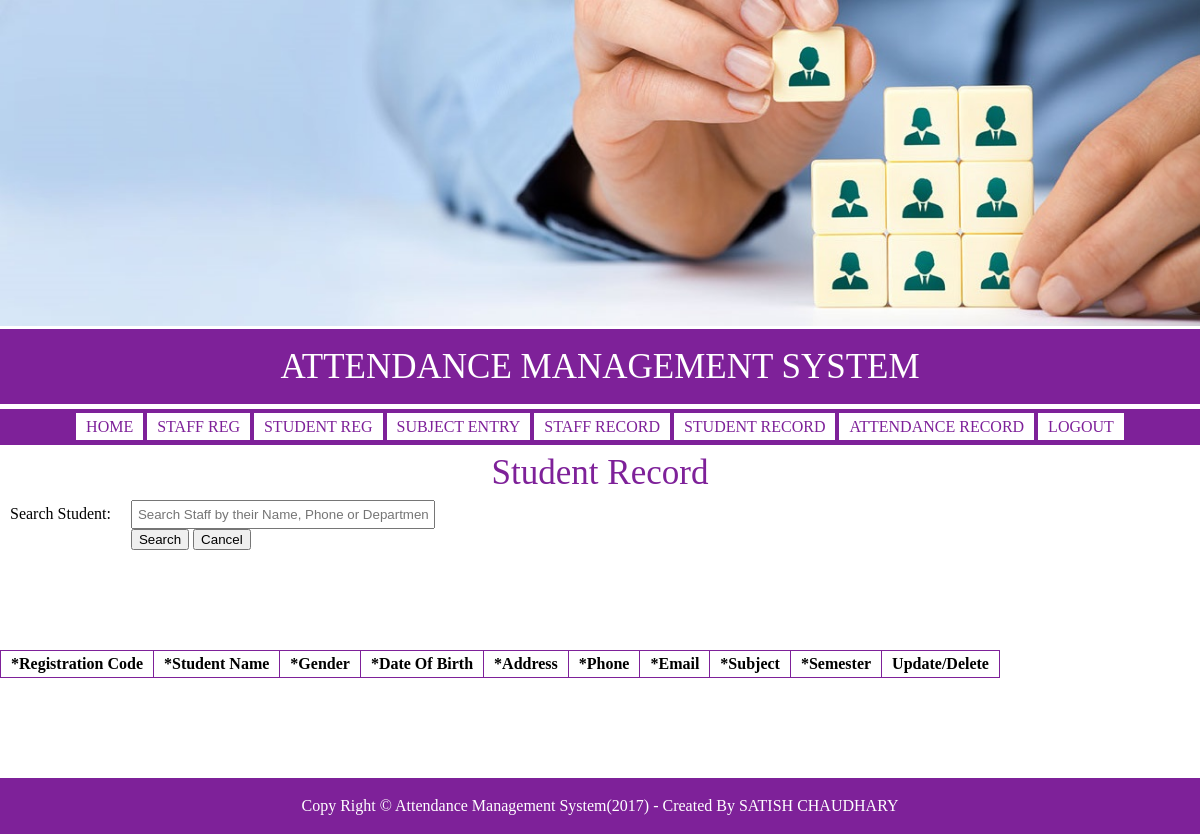
The page /studentRecord.php on the database as committed earlier.
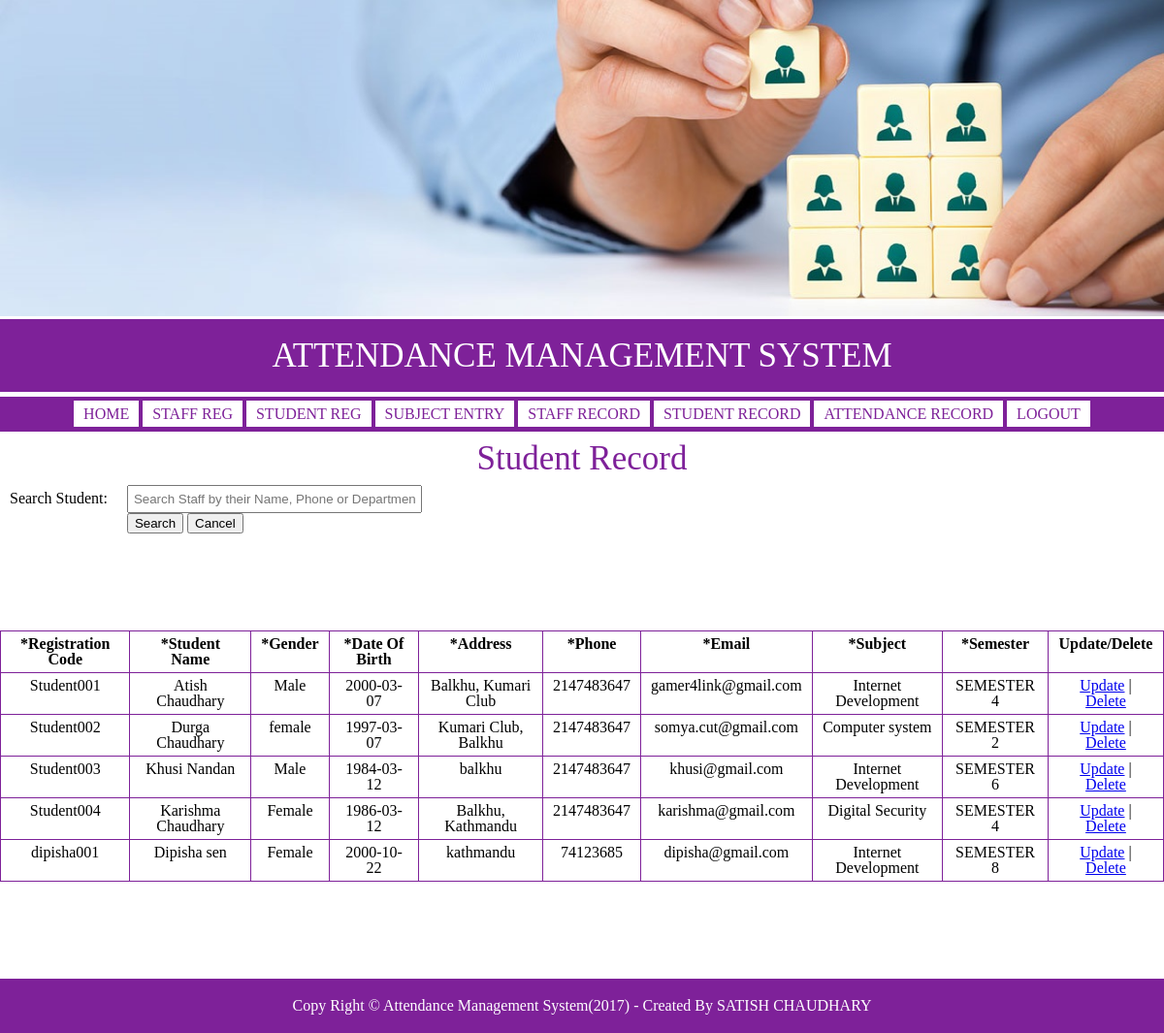
The same page on the database as committed later.
### tables this page shows
CREATE TABLE `student_tbl` (
  `student_id` int(11) NOT NULL,
  `subject_id` int(11) NOT NULL,
  `registration_code` varchar(255) NOT NULL,
  `fname` varchar(255) NOT NULL,
  `lname` varchar(255) NOT NULL,
  `gender` varchar(255) NOT NULL,
  `dob` date NOT NULL,
  `address` text NOT NULL,
  `phone` int(11) NOT NULL,
  `email` varchar(255) NOT NULL,
  `semester` varchar(255) NOT NULL
);

CREATE TABLE `subject_tbl` (
  `subject_id` int(11) NOT NULL,
  `d_id` int(11) NOT NULL,
  `sem_id` int(11) NOT NULL,
  `subject_name` varchar(255) NOT NULL
);

### classes/class.user.php (called while the page is built, shortened)
<?php
class USER{
	private $conn;
	public function __construct()
    {
        $database = new Database();
        $db = $database->dbConn();
        $this->conn = $db;
    }
	public function runQuery($sql){
		$stmt = $this->conn->prepare($sql);
		return $stmt;
	}
}
?>

### studentRecord.php (the view, shortened to what this page needs)
<?php
include_once 'include/adminheader.php';
?>
	<section class="body">
		<div class="form-container">
			<h1>student record</h1>
			<?php
            require_once 'classes/class.user.php';
            $user=new USER;
			?>
			<table align="center">
				<form method="post" action="">
					<tr>
						<td>Search Student:</td>
						<td>
							<input type="text" style="width:290px; padding: 5px;" name="code" placeholder="Search Staff by their Name, Phone or Department">
						</td>
					</tr>
					<tr>
						<td></td>
						<td><input type="submit" name="submit" value="Search" />
						<input type="reset" name="reset" value="Cancel" /></td>
					</tr>
				</form>
			</table>
		</div>
		<div class="container">
				<table align="center">
					<tr style="font-weight: bold;">
						<td>*Registration Code</td>
						<td>*Student Name</td>
						<td>*Gender</td>
						<td>*Date Of Birth</td>
						<td>*Address</td>
						<td>*Phone</td>
						<td>*Email</td>
						<td>*Subject</td>
						<td>*Semester</td>
						<td>Update/Delete</td>
					</tr>
					<?php
						if (isset($_POST['search'])) {
	    					$search = $_POST['code'];
	    					try{
				                $result=$user->runQuery("SELECT subject_tbl.subject_name, student_tbl.student_id, student_tbl.registration_code, student_tbl.fname, student_tbl.lname, student_tbl.gender, student_tbl.dob, student_tbl.address, student_tbl.phone, student_tbl.email, student_tbl.semester FROM student_tbl, subject_tbl WHERE CONCAT (student_tbl.registration_code, student_tbl.fname, student_tbl.lname, student_tbl.phone, department.d_name) LIKE '%" . $search . "%' AND student_tbl.subject_id = subject_tbl.subject_id");
				                $result->execute();
				                displayData($result);
				            }catch(PDOException $ex){
				                echo $ex->getMessage();
				            }
	    				}else{
	    					try{
				                $result=$user->runQuery("SELECT subject_tbl.subject_name, student_tbl.student_id, student_tbl.registration_code, student_tbl.fname, student_tbl.lname, student_tbl.gender, student_tbl.dob, student_tbl.address, student_tbl.phone, student_tbl.email, student_tbl.semester FROM student_tbl, subject_tbl WHERE student_tbl.subject_id = subject_tbl.subject_id");
				                $result->execute();
				                displayData($result);
				            }catch(PDOException $ex){
				                echo $ex->getMessage();
				            }
	    				}
						function displayData($result)
			            {
			                while ($row = $result->fetch(PDO::FETCH_ASSOC)) {
			                    print "<tr >";
			                        print "<td>".$row["registration_code"] . "</td>";
			                        print "<td>".$row["fname"] ." ". $row["lname"] ."</td>";
			                        print "<td>".$row["gender"] . "</td>";
			                        print "<td>".$row["dob"] . "</td>";
			                        print "<td>".$row["address"] . "</td>";
			                        print "<td>".$row["phone"] . "</td>";
			                        print "<td>".$row["email"] . "</td>";
			                        print "<td>".$row["subject_name"] . "</td>";
			                        print "<td>".$row["semester"] . "</td>";
			                        print "<td><a href='updateStudentDetails.php?id=".$row['student_id']."'>Update</a> | <a onclick='return confirmDel()' href=?mode=del&id=".$row['student_id'].">Delete</a></td>";
			                    print "</tr>";
			                }
			            }
		            ?>
				</table>
		</div>
	</section>
<?php
include_once 'include/footer.php';
?>

Rows that differ between the two databases and show on the page:
now on this page (row edited): student_tbl: registration_code "Student001", fname "Atish", lname "Chaudhary", gender "Male", dob "2000-03-07", address "Balkhu, Kumari Club", phone "2147483647", email "gamer4link@gmail.com", subject.subject_name "Internet Development", semester "SEMESTER 4"
now on this page (row edited): student_tbl: registration_code "Student002", fname "Durga", lname "Chaudhary", gender "female", dob "1997-03-07", address "Kumari Club, Balkhu", phone "2147483647", email "somya.cut@gmail.com", subject.subject_name "Computer system", semester "SEMESTER 2"
now on this page (row edited): student_tbl: registration_code "Student003", fname "Khusi", lname "Nandan", gender "Male", dob "1984-03-12", address "balkhu", phone "2147483647", email "khusi@gmail.com", subject.subject_name "Internet Development", semester "SEMESTER 6"
now on this page (row edited): student_tbl: registration_code "Student004", fname "Karishma", lname "Chaudhary", gender "Female", dob "1986-03-12", address "Balkhu, Kathmandu", phone "2147483647", email "karishma@gmail.com", subject.subject_name "Digital Security", semester "SEMESTER 4"
now on this page (row edited): student_tbl: registration_code "dipisha001", fname "Dipisha", lname "sen", gender "Female", dob "2000-10-22", address "kathmandu", phone "74123685", email "dipisha@gmail.com", subject.subject_name "Internet Development", semester "SEMESTER 8"
